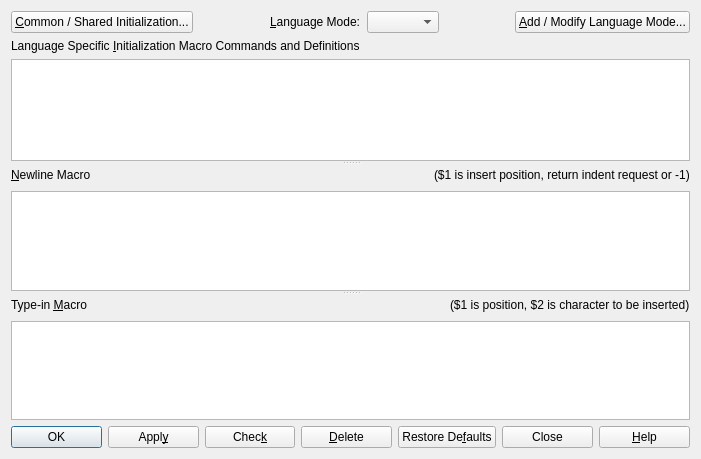
<?xml version="1.0" encoding="UTF-8"?>
<ui version="4.0">
 <class>DialogSmartIndent</class>
 <widget class="QDialog" name="DialogSmartIndent">
  <property name="geometry">
   <rect>
    <x>0</x>
    <y>0</y>
    <width>701</width>
    <height>459</height>
   </rect>
  </property>
  <property name="windowTitle">
   <string>Program Smart Indent Macros</string>
  </property>
  <layout class="QVBoxLayout" name="verticalLayout_4">
   <item>
    <layout class="QHBoxLayout" name="horizontalLayout">
     <item>
      <widget class="QPushButton" name="buttonCommon">
       <property name="text">
        <string>&amp;Common / Shared Initialization...</string>
       </property>
      </widget>
     </item>
     <item>
      <spacer name="horizontalSpacer">
       <property name="orientation">
        <enum>Qt::Horizontal</enum>
       </property>
       <property name="sizeHint" stdset="0">
        <size>
         <width>40</width>
         <height>20</height>
        </size>
       </property>
      </spacer>
     </item>
     <item>
      <widget class="QLabel" name="label">
       <property name="text">
        <string>&amp;Language Mode:</string>
       </property>
       <property name="buddy">
        <cstring>comboLanguageMode</cstring>
       </property>
      </widget>
     </item>
     <item>
      <widget class="QComboBox" name="comboLanguageMode"/>
     </item>
     <item>
      <spacer name="horizontalSpacer_2">
       <property name="orientation">
        <enum>Qt::Horizontal</enum>
       </property>
       <property name="sizeHint" stdset="0">
        <size>
         <width>40</width>
         <height>20</height>
        </size>
       </property>
      </spacer>
     </item>
     <item>
      <widget class="QPushButton" name="buttonLanguageMode">
       <property name="text">
        <string>&amp;Add / Modify Language Mode...</string>
       </property>
      </widget>
     </item>
    </layout>
   </item>
   <item>
    <widget class="QSplitter" name="splitter">
     <property name="orientation">
      <enum>Qt::Vertical</enum>
     </property>
     <property name="childrenCollapsible">
      <bool>false</bool>
     </property>
     <widget class="QWidget" name="layoutWidget3">
      <layout class="QVBoxLayout" name="verticalLayout">
       <item>
        <widget class="QLabel" name="label_2">
         <property name="text">
          <string>Language Specific &amp;Initialization Macro Commands and Definitions</string>
         </property>
         <property name="buddy">
          <cstring>editInit</cstring>
         </property>
        </widget>
       </item>
       <item>
        <widget class="QPlainTextEdit" name="editInit">
         <property name="font">
          <font>
           <family>Monospace</family>
          </font>
         </property>
        </widget>
       </item>
      </layout>
     </widget>
     <widget class="QWidget" name="layoutWidget1">
      <layout class="QVBoxLayout" name="verticalLayout_2">
       <item>
        <layout class="QHBoxLayout" name="horizontalLayout_3">
         <item>
          <widget class="QLabel" name="label_3">
           <property name="text">
            <string>&amp;Newline Macro</string>
           </property>
           <property name="buddy">
            <cstring>editNewline</cstring>
           </property>
          </widget>
         </item>
         <item>
          <spacer name="horizontalSpacer_3">
           <property name="orientation">
            <enum>Qt::Horizontal</enum>
           </property>
           <property name="sizeHint" stdset="0">
            <size>
             <width>748</width>
             <height>20</height>
            </size>
           </property>
          </spacer>
         </item>
         <item>
          <widget class="QLabel" name="label_6">
           <property name="text">
            <string>($1 is insert position, return indent request or -1)</string>
           </property>
          </widget>
         </item>
        </layout>
       </item>
       <item>
        <widget class="QPlainTextEdit" name="editNewline">
         <property name="font">
          <font>
           <family>Monospace</family>
          </font>
         </property>
        </widget>
       </item>
      </layout>
     </widget>
     <widget class="QWidget" name="layoutWidget2">
      <layout class="QVBoxLayout" name="verticalLayout_3">
       <item>
        <layout class="QHBoxLayout" name="horizontalLayout_2">
         <item>
          <widget class="QLabel" name="label_4">
           <property name="text">
            <string>Type-in &amp;Macro</string>
           </property>
           <property name="buddy">
            <cstring>editModMacro</cstring>
           </property>
          </widget>
         </item>
         <item>
          <spacer name="horizontalSpacer_4">
           <property name="orientation">
            <enum>Qt::Horizontal</enum>
           </property>
           <property name="sizeHint" stdset="0">
            <size>
             <width>748</width>
             <height>20</height>
            </size>
           </property>
          </spacer>
         </item>
         <item>
          <widget class="QLabel" name="label_5">
           <property name="text">
            <string>($1 is position, $2 is character to be inserted)</string>
           </property>
          </widget>
         </item>
        </layout>
       </item>
       <item>
        <widget class="QPlainTextEdit" name="editModMacro">
         <property name="font">
          <font>
           <family>Monospace</family>
          </font>
         </property>
        </widget>
       </item>
      </layout>
     </widget>
    </widget>
   </item>
   <item>
    <layout class="QHBoxLayout" name="horizontalLayout_4">
     <item>
      <widget class="QPushButton" name="buttonOK">
       <property name="text">
        <string>OK</string>
       </property>
       <property name="icon">
        <iconset theme="dialog-ok">
         <normaloff>.</normaloff>.</iconset>
       </property>
       <property name="default">
        <bool>true</bool>
       </property>
      </widget>
     </item>
     <item>
      <widget class="QPushButton" name="buttonApply">
       <property name="text">
        <string>Appl&amp;y</string>
       </property>
       <property name="icon">
        <iconset theme="dialog-ok-apply">
         <normaloff>.</normaloff>.</iconset>
       </property>
      </widget>
     </item>
     <item>
      <widget class="QPushButton" name="buttonCheck">
       <property name="text">
        <string>Chec&amp;k</string>
       </property>
      </widget>
     </item>
     <item>
      <widget class="QPushButton" name="buttonDelete">
       <property name="text">
        <string>&amp;Delete</string>
       </property>
       <property name="icon">
        <iconset theme="edit-delete">
         <normaloff>.</normaloff>.</iconset>
       </property>
      </widget>
     </item>
     <item>
      <widget class="QPushButton" name="buttonRestore">
       <property name="text">
        <string>Restore De&amp;faults</string>
       </property>
      </widget>
     </item>
     <item>
      <widget class="QPushButton" name="buttonClose">
       <property name="text">
        <string>Close</string>
       </property>
       <property name="icon">
        <iconset theme="dialog-close">
         <normaloff>.</normaloff>.</iconset>
       </property>
      </widget>
     </item>
     <item>
      <widget class="QPushButton" name="buttonHelp">
       <property name="text">
        <string>&amp;Help</string>
       </property>
       <property name="icon">
        <iconset theme="help-contents">
         <normaloff>.</normaloff>.</iconset>
       </property>
      </widget>
     </item>
    </layout>
   </item>
  </layout>
 </widget>
 <resources/>
 <connections>
  <connection>
   <sender>buttonClose</sender>
   <signal>clicked()</signal>
   <receiver>DialogSmartIndent</receiver>
   <slot>reject()</slot>
   <hints>
    <hint type="sourcelabel">
     <x>582</x>
     <y>432</y>
    </hint>
    <hint type="destinationlabel">
     <x>564</x>
     <y>411</y>
    </hint>
   </hints>
  </connection>
 </connections>
</ui>
